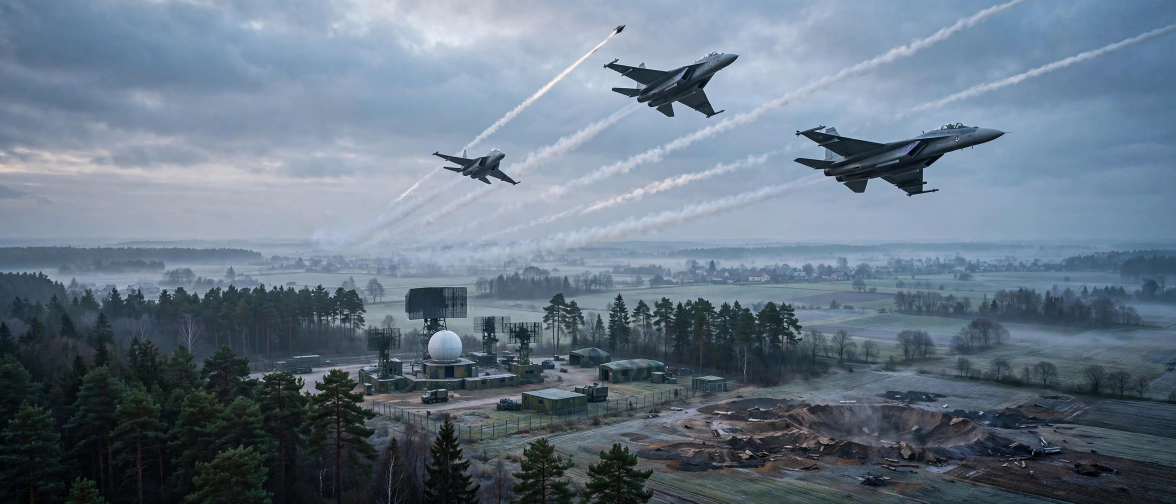
#> input picture hero.png, 2352 x 1008 px (shown at 1/2 size)
$ python draw_frontpage.py
#> lines starting #> are read from the running program, lines starting #| are printed output that depends on the picture
#!/usr/bin/env python3
"""Build the 22 November 2026 front page as one 1024x1024 PNG.

The page is a newspaper front: a navy masthead with the date, a hero
illustration, four main stories in a two-by-two grid, an IN BRIEF band
with four short items, and a footer. Headlines were checked against news
reports dated 22 November 2026. Run from the repo root:

    python3 draw_frontpage.py

and entry.png appears next to this script.
"""
import os

from PIL import Image as PilImage
from PIL import ImageDraw as PilDraw
from PIL import ImageFont as PilFont

PAGE_W = 1024
PAGE_H = 1024
MARGIN = 36
GUTTER = 512
COL_W = 452
MASTHEAD_H = 108
HERO_H = 260

PAPER = (246, 241, 231)
NAVY_INK = (27, 47, 74)
GOLD_LINE = (201, 162, 39)
ALERT_RED = (176, 30, 30)
BODY_INK = (26, 26, 26)
MUTED = (85, 85, 85)
HAIRLINE = (170, 165, 155)
WHITE = (255, 255, 255)

FONT_DIR = "/usr/share/fonts/truetype/dejavu"


def load_fonts():
    """Return the four typefaces the page uses, keyed by role."""
    return {
        "masthead": PilFont.truetype(f"{FONT_DIR}/DejaVuSerif-Bold.ttf", 62),
        "date": PilFont.truetype(f"{FONT_DIR}/DejaVuSans-Bold.ttf", 19),
        "kicker": PilFont.truetype(f"{FONT_DIR}/DejaVuSans-Bold.ttf", 17),
        "headline": PilFont.truetype(f"{FONT_DIR}/DejaVuSerif-Bold.ttf", 30),
        "deck": PilFont.truetype(f"{FONT_DIR}/DejaVuSans.ttf", 17),
        "section": PilFont.truetype(f"{FONT_DIR}/DejaVuSans-Bold.ttf", 19),
        "brief_head": PilFont.truetype(f"{FONT_DIR}/DejaVuSans-Bold.ttf", 16),
        "brief_deck": PilFont.truetype(f"{FONT_DIR}/DejaVuSans.ttf", 14),
        "footer": PilFont.truetype(f"{FONT_DIR}/DejaVuSans.ttf", 15),
    }


def text_block(draw, x, y, text, face, fill, width, leading):
    """Draw text wrapped to width; return the y below its last line."""
    words = text.split()
    lines = []
    current = ""
    for word in words:
        trial = word if not current else f"{current} {word}"
        if draw.textlength(trial, font=face) <= width:
            current = trial
        else:
            if current:
                lines.append(current)
            current = word
    if current:
        lines.append(current)
    for line in lines:
        draw.text((x, y), line, font=face, fill=fill)
        y += leading
    return y


def tracked_centre(draw, cx, y, text, face, fill, tracking):
    """Draw text centred on cx with extra space between letters."""
    widths = [draw.textlength(ch, font=face) for ch in text]
    total = sum(widths) + tracking * (len(text) - 1)
    x = cx - total / 2
    for ch, w in zip(text, widths):
        draw.text((x, y), ch, font=face, fill=fill)
        x += w + tracking


def fit_cover(image, width, height):
    """Scale and centre-crop an image so it exactly covers width x height."""
    iw, ih = image.size
    scale = max(width / iw, height / ih)
    grown = image.resize(
        (round(iw * scale), round(ih * scale)), PilImage.LANCZOS
    )
    left = (grown.width - width) // 2
    top = (grown.height - height) // 2
    return grown.crop((left, top, left + width, top + height))


STORIES = [
    {
        "kicker": "EUROPE \u00b7 NATO",
        "head": "Russian missiles land in Poland",
        "deck": "NATO calls it a violation as Europe held military drills nearby.",
    },
    {
        "kicker": "ASIA \u00b7 SUMMIT",
        "head": "Trump, Xi and Putin talk nukes, no breakthrough",
        "deck": "Rare three-way talks on nuclear risks end with no deal.",
    },
    {
        "kicker": "MIDDLE EAST",
        "head": "Houthis launch revenge strikes on Saudi capital",
        "deck": "Strikes hit Riyadh as Gulf tensions climb again.",
    },
    {
        "kicker": "CLIMATE \u00b7 COP31",
        "head": "COP31 reaches final day, deal still short",
        "deck": "Countries demand a stronger climate deal in Antalya.",
    },
]

BRIEFS = [
    {
        "head": "Brazil town clears rubble after deadly storm",
        "deck": "\u201cWe lost everything,\u201d residents say after the storm.",
    },
    {
        "head": "6.7-magnitude quake hits Peru",
        "deck": "No deaths reported after the strong tremor.",
    },
    {
        "head": "Nvidia faces US accounting probe",
        "deck": "Shares under pressure amid deepening turmoil.",
    },
    {
        "head": "Rohingyas hail genocide verdict on Myanmar",
        "deck": "World court ruling welcomed after years of waiting.",
    },
]


def draw_story(draw, fonts, x, y, story):
    """Draw one main story cell; return the y below its deck."""
    draw.text((x, y), story["kicker"], font=fonts["kicker"], fill=ALERT_RED)
    y = text_block(
        draw, x, y + 24, story["head"], fonts["headline"], BODY_INK,
        COL_W, 36,
    )
    return text_block(
        draw, x, y + 4, story["deck"], fonts["deck"], MUTED, COL_W, 22
    )


def draw_brief(draw, fonts, x, y, brief):
    """Draw one brief cell; return the y below its deck."""
    draw.text((x, y), "\u2022", font=fonts["brief_head"], fill=BODY_INK)
    y = text_block(
        draw, x + 22, y, brief["head"], fonts["brief_head"], BODY_INK,
        COL_W - 22, 20,
    )
    return text_block(
        draw, x + 22, y + 2, brief["deck"], fonts["brief_deck"], MUTED,
        COL_W - 22, 18,
    )


def build_page():
    """Compose the whole front page and return the image."""
    fonts = load_fonts()
    page = PilImage.new("RGB", (PAGE_W, PAGE_H), PAPER)
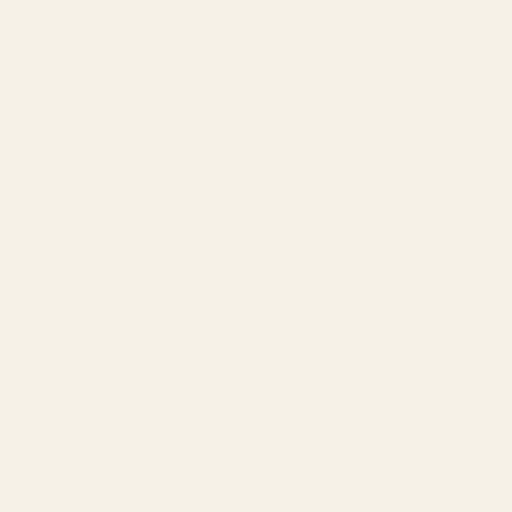
#> page: PIL image 1024x1024 RGB (shown at 1/2 size); mean R, G, B 246, 241, 231
    draw = PilDraw.Draw(page)

    draw.rectangle([0, 0, PAGE_W, MASTHEAD_H], fill=NAVY_INK)
    draw.text(
        (PAGE_W / 2, 22), "THE WORLD IN ONE DAY", font=fonts["masthead"],
        fill=WHITE, anchor="ma",
    )
    tracked_centre(
        draw, PAGE_W / 2, 84, "SUNDAY, 22 NOVEMBER 2026",
        fonts["date"], GOLD_LINE, 5,
    )
    draw.rectangle([0, MASTHEAD_H, PAGE_W, MASTHEAD_H + 4], fill=GOLD_LINE)

    here = os.path.dirname(os.path.abspath(__file__))
    hero = PilImage.open(os.path.join(here, "hero.png")).convert("RGB")
#> hero is the input picture: PIL image 2352x1008 RGB; mean R, G, B 103, 118.6, 134
    page.paste(fit_cover(hero, PAGE_W, HERO_H), (0, MASTHEAD_H + 4))
#> in fit_cover, `grown = image.resize( (round(iw * scale), round(ih * scale)), PilImage..`:
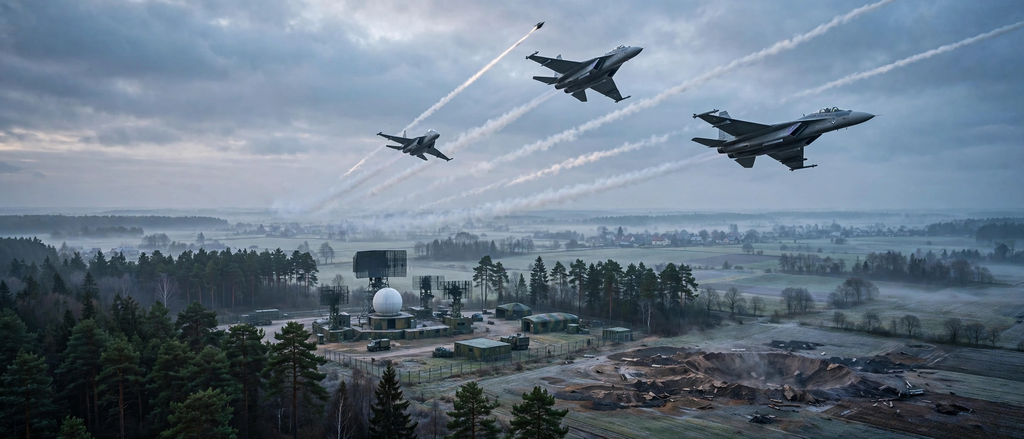
#> grown: PIL image 1024x439 RGB; mean R, G, B 103, 118.6, 134
#> in fit_cover, `return grown.crop((left, top, left + width, top + height))`:
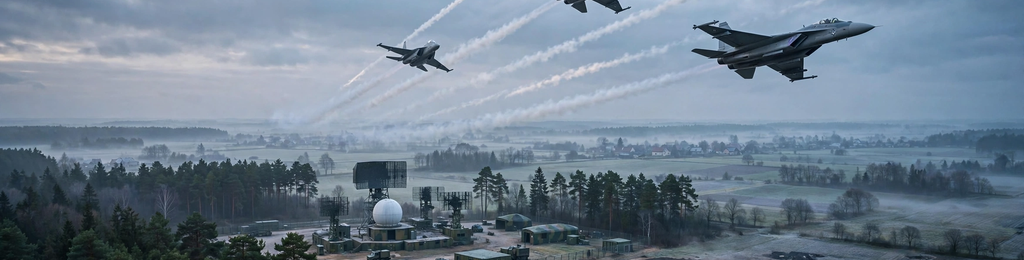
#> returned value: PIL image 1024x260 RGB; mean R, G, B 111, 127.8, 144.1
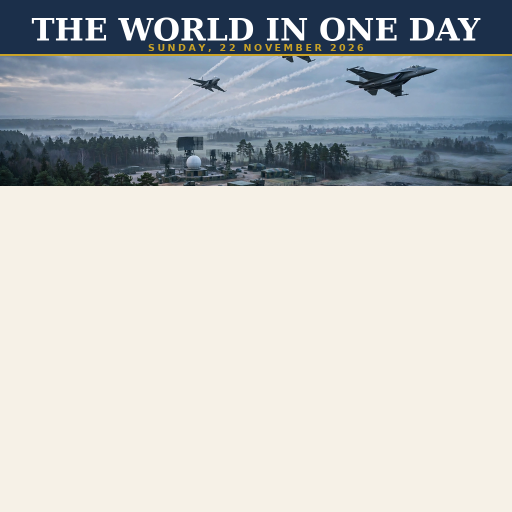
#> page: PIL image 1024x1024 RGB (shown at 1/2 size); mean R, G, B 192.3, 194.9, 194.3

    xs = [MARGIN, MARGIN + 500]
    y = MASTHEAD_H + 4 + HERO_H + 24
    row_bottom = max(
        draw_story(draw, fonts, xs[0], y, STORIES[0]),
        draw_story(draw, fonts, xs[1], y, STORIES[1]),
    )
#> in draw_story, `y = text_block( draw, x, y + 24, story["head"], fonts["headline"], BOD..`: y = 492
#> row_bottom = 540
    draw.line([(GUTTER, y), (GUTTER, row_bottom)], fill=HAIRLINE, width=1)
    draw.line(
        [(MARGIN, row_bottom + 10), (PAGE_W - MARGIN, row_bottom + 10)],
        fill=HAIRLINE, width=1,
    )
    y = row_bottom + 22
#> y = 562
    row_bottom = max(
        draw_story(draw, fonts, xs[0], y, STORIES[2]),
        draw_story(draw, fonts, xs[1], y, STORIES[3]),
    )
#> row_bottom = 706
    draw.line([(GUTTER, y), (GUTTER, row_bottom)], fill=HAIRLINE, width=1)

    draw.rectangle(
        [MARGIN, row_bottom + 12, PAGE_W - MARGIN, row_bottom + 15],
        fill=NAVY_INK,
    )
    y = row_bottom + 26
#> y = 732
    draw.text((MARGIN, y), "IN BRIEF", font=fonts["section"], fill=NAVY_INK)
    y += 30
#> y = 762
    first_row = max(
        draw_brief(draw, fonts, xs[0], y, BRIEFS[0]),
        draw_brief(draw, fonts, xs[1], y, BRIEFS[1]),
    )
#> in draw_brief, `y = text_block( draw, x + 22, y, brief["head"], fonts["brief_head"], B..`: y = 782
#> first_row = 802
    y = first_row + 12
#> y = 814
    draw_brief(draw, fonts, xs[0], y, BRIEFS[2])
    draw_brief(draw, fonts, xs[1], y, BRIEFS[3])

    draw.text(
        (PAGE_W / 2, 988),
        "All stories checked against news reports dated 22 November 2026 "
        "\u00b7 make.fun news-image-20261122",
        font=fonts["footer"], fill=MUTED, anchor="ma",
    )
    return page


if __name__ == "__main__":
    out_path = os.path.join(
        os.path.dirname(os.path.abspath(__file__)), "entry.png"
    )
    build_page().save(out_path, optimize=True)
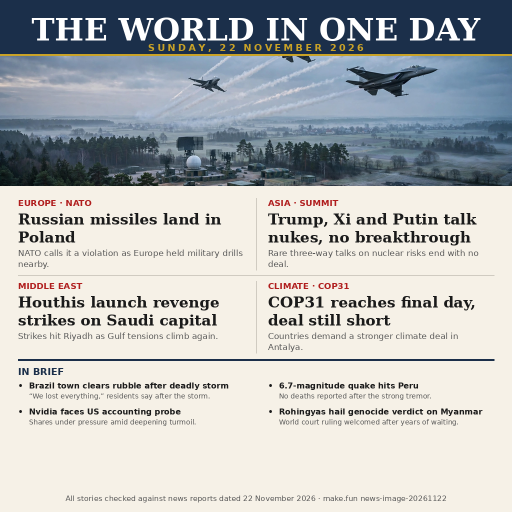
#> saved as entry.png: PIL image 1024x1024 RGB (shown at 1/2 size); mean R, G, B 183, 185.5, 185.6
    print("wrote", out_path)
